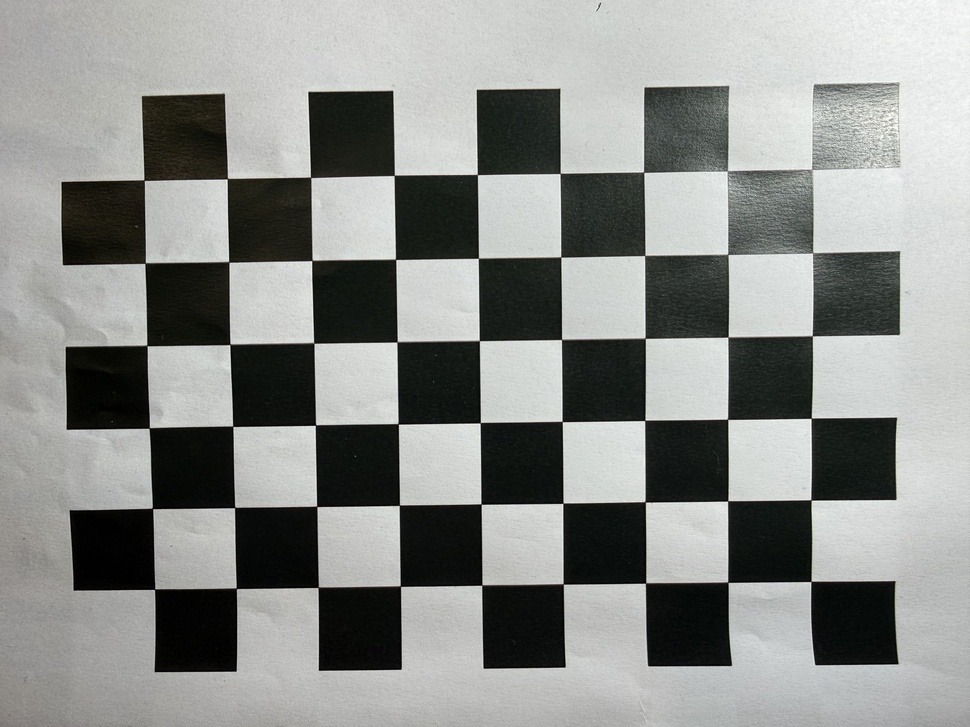
#> input picture lab02/data/IMG_3241.jpeg, 970 x 727 px, shrunk from 4032 x 3024 before the run; its folder holds only this picture in this run
$ python part_c.py
#> lines starting #> are read from the running program, lines starting #| are printed output that depends on the picture; long printed decimals are rounded
import cv2
import numpy as np
import glob
import matplotlib.pyplot as plt

# Параметри шаблону
PATTERN_SIZE = (9, 6) # Внутрішні кути[span_4](start_span)[span_4](end_span)
SQUARE_SIZE = 22.0    # Міліметри[span_5](start_span)[span_5](end_span)

# Крок 8: Масив тривимірних координат (Z завжди 0)[span_6](start_span)[span_6](end_span)
objp = np.zeros((PATTERN_SIZE[0] * PATTERN_SIZE[1], 3), np.float32)
objp[:, :2] = np.mgrid[0:PATTERN_SIZE[0], 0:PATTERN_SIZE[1]].T.reshape(-1, 2) * SQUARE_SIZE

objpoints = [] # 3D точки реального світу
imgpoints_raw = [] # 2D точки без уточнення
imgpoints_subpix = [] # 2D точки з уточненням
valid_images = []

images = glob.glob('lab02/data/IMG_*.jpeg')
if not images:
    print("Помилка: зображення не знайдено.")
    exit()

print(f"Знайдено файлів для обробки: {len(images)}")
criteria = (cv2.TERM_CRITERIA_EPS + cv2.TERM_CRITERIA_MAX_ITER, 30, 0.001)

# Крок 6: Пошук кутів[span_7](start_span)[span_7](end_span)
for fname in images:
    img = cv2.imread(fname)
#> img is the input picture: shape (727, 970, 3); mean B, G, R 139, 141.9, 139.9
    gray = cv2.cvtColor(img, cv2.COLOR_BGR2GRAY)

    ret, corners = cv2.findChessboardCorners(gray, PATTERN_SIZE, None)
#> ret = True; corners = 54 rows, first 8: [811, 581.5], [727.8, 582.1], [645.3, 583.1], [563.3, 584], [481.8, 585], [400.2, 585.9], [317.8, 587.4], [236.1, 588.4]
    if ret:
        objpoints.append(objp)
        imgpoints_raw.append(corners)

        # Крок 7: Уточнення до субпіксельної точності[span_8](start_span)[span_8](end_span)
        corners_sub = cv2.cornerSubPix(gray, corners.copy(), (11, 11), (-1, -1), criteria)
#> corners_sub = 54 rows, first 8: [811, 581.4], [727.8, 582.3], [645.6, 583.1], [563.2, 583.9], [481.8, 585.1], [400.4, 586.2], [318.2, 587.3], [236.3, 588.3]
        imgpoints_subpix.append(corners_sub)
        valid_images.append(fname)
    else:
        print(f"Кути не знайдено на кадрі: {fname} (відкладено)[span_9](start_span)[span_9](end_span)")

print(f"Успішно знайдено кути на {len(valid_images)} кадрах.")

img_shape = gray.shape[::-1]

# Крок 7 та 9: Калібрування і порівняння похибки[span_10](start_span)[span_10](end_span)
ret_raw, mtx_raw, dist_raw, _, _ = cv2.calibrateCamera(objpoints, imgpoints_raw, img_shape, None, None)
#> ret_raw = 0.467; mtx_raw = [[6760.8, 0, 506.9], [0, 7034.2, 689.2], [0, 0, 1]]; dist_raw = [[2.85, -67.32, 0.0809, 0.021, -8059.2]]
ret_sub, mtx_sub, dist_sub, rvecs_sub, tvecs_sub = cv2.calibrateCamera(objpoints, imgpoints_subpix, img_shape, None, None)
#> ret_sub = 0.508; mtx_sub = [[7530.3, 0, 508.5], [0, 7984.1, 444.5], [0, 0, 1]]; dist_sub = [[4.68, -985.8, 0.019, 0.018, -6098.1]]; rvecs_sub = ([-0.00972, -0.57, 3.08],); tvecs_sub = ([80.86, 34.44, 2030],)

print(f"\n--- Крок 7: Вплив субпіксельного уточнення ---")
print(f"Загальна похибка БЕЗ уточнення: {ret_raw:.4f} пікселів")
#| Загальна похибка БЕЗ уточнення: 0.4671 пікселів
print(f"Загальна похибка З уточненням:  {ret_sub:.4f} пікселів[span_11](start_span)[span_11](end_span)")
#| Загальна похибка З уточненням:  0.5084 пікселів[span_11](start_span)[span_11](end_span)

# Крок 10: Похибка по кадрах (самостійний розрахунок)[span_12](start_span)[span_12](end_span)
def calculate_errors(obj_pts, img_pts, rvecs, tvecs, mtx, dist):
#> called with rvecs = ([-0.00972, -0.57, 3.08],), tvecs = ([80.86, 34.44, 2030],), mtx = array of shape (3, 3), dist = array of shape (1, 5)
    errors = []
    for i in range(len(obj_pts)):
        img_pts_proj, _ = cv2.projectPoints(obj_pts[i], rvecs[i], tvecs[i], mtx, dist)
        # Середня відстань між виявленими та спроєктованими кутами для одного кадру[span_13](start_span)[span_13](end_span)
        dist_per_point = np.linalg.norm(img_pts[i] - img_pts_proj, axis=2)
        errors.append(np.mean(dist_per_point))
#> this loop made 1 pass
#> after the loop, errors = [0.422]
    return np.array(errors)

errors = calculate_errors(objpoints, imgpoints_subpix, rvecs_sub, tvecs_sub, mtx_sub, dist_sub)
#> errors = [0.422]

plt.figure(figsize=(12, 5))
plt.bar(range(len(errors)), errors, color='skyblue', edgecolor='black')
plt.axhline(np.median(errors), color='green', linestyle='dashed', label='Медіана')
plt.axhline(2 * np.median(errors), color='red', linestyle='dashed', label='Поріг (2 * Медіана)[span_14](start_span)[span_14](end_span)')
plt.title('Крок 10: Похибка репроєкції по кадрах')
plt.xlabel('Індекс кадру')
plt.ylabel('Середня похибка (пікселі)')
plt.legend()
plt.tight_layout()
plt.show()
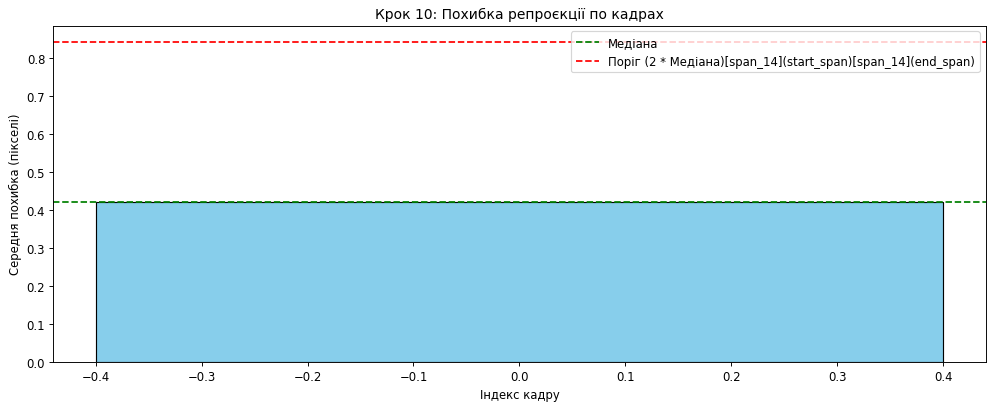
#> figure drawn by matplotlib, 1 panel

# Крок 11: Вилучення викидів[span_15](start_span)[span_15](end_span)
median_err = np.median(errors)
#> median_err = 0.422
threshold = 2 * median_err
#> threshold = 0.844

objpoints_filtered = []
imgpoints_filtered = []
valid_images_filtered = []

for i in range(len(errors)):
    if errors[i] <= threshold:
        objpoints_filtered.append(objpoints[i])
        imgpoints_filtered.append(imgpoints_subpix[i])
        valid_images_filtered.append(valid_images[i])
#> after the loop, imgpoints_filtered = 1 item; objpoints_filtered = 1 item; valid_images_filtered = 1 item

removed_count = len(errors) - len(objpoints_filtered)
#> removed_count = 0
print(f"\n--- Крок 11: Фільтрація викидів ---")
print(f"Критерій вилучення: похибка > {threshold:.4f} (подвійна медіана)[span_16](start_span)[span_16](end_span)")
#| Критерій вилучення: похибка > 0.8440 (подвійна медіана)[span_16](start_span)[span_16](end_span)
print(f"Вилучено кадрів: {removed_count}")
#| Вилучено кадрів: 0

# Перерахунок калібрування на чистому наборі даних[span_17](start_span)[span_17](end_span)
ret_final, mtx_final, dist_final, rvecs_final, tvecs_final = cv2.calibrateCamera(
    objpoints_filtered, imgpoints_filtered, img_shape, None, None
)
#> ret_final = 0.508; mtx_final has the same summary as mtx_sub; dist_final = [[4.68, -985.8, 0.019, 0.018, -6098.1]]; rvecs_final = ([-0.00972, -0.57, 3.08],); tvecs_final = ([80.86, 34.44, 2030],)

print(f"Фінальна загальна похибка після фільтрації: {ret_final:.4f} пікселів")
#| Фінальна загальна похибка після фільтрації: 0.5084 пікселів
print("\nГоловна точка (cx, cy):", mtx_final[0, 2], mtx_final[1, 2])
#| Головна точка (cx, cy): 508.470 444.483
print(f"Відношення fx до fy: {mtx_final[0, 0] / mtx_final[1, 1]:.4f}")
#| Відношення fx до fy: 0.9432

$ run again, on lab02/data/IMG_3249.jpeg
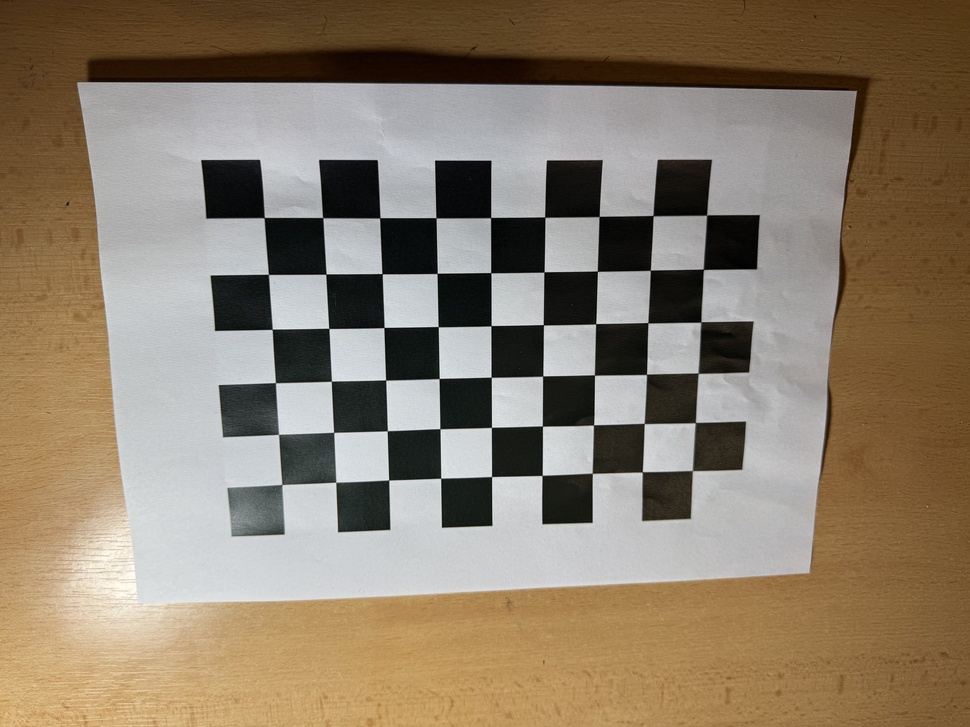
#> input picture lab02/data/IMG_3249.jpeg, 970 x 727 px, shrunk from 5712 x 4284 before the run
#> img is the input picture: shape (727, 970, 3); mean B, G, R 107.5, 126.2, 140.5
#> `gray = cv2.cvtColor(img, cv2.COLOR_BGR2GRAY)`:
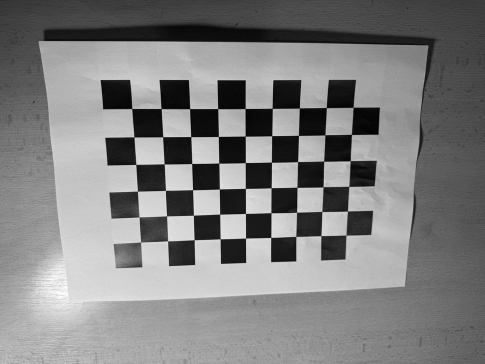
#> gray: shape (727, 970) (shown at 1/2 size); min 0, max 254, mean 128.3
#> ret = True; corners = 54 rows, first 8: [264.2, 217.7], [322.7, 217.7], [379.8, 217.8], [435.9, 217.7], [490.7, 217.6], [544.7, 217.1], [599.2, 216.4], [653.1, 215.7]
#> corners_sub = 54 rows, first 8: [264.2, 217.5], [322.7, 217.6], [379.8, 217.8], [436, 217.7], [490.6, 217.5], [544.7, 217.1], [599.1, 216.5], [653.1, 215.6]
#> ret_raw = 0.266; mtx_raw = [[631.8, 0, 480.3], [0, 630.7, 335], [0, 0, 1]]; dist_raw = [[0.095, 0.901, -0.00259, -0.00145, -5.5]]
#> ret_sub = 0.268; mtx_sub = [[602.3, 0, 479.3], [0, 601.2, 330.6], [0, 0, 1]]; dist_sub = [[0.129, 0.238, -0.00278, -0.00131, -2.4]]; rvecs_sub = ([0.167, -0.0639, -0.0125],); tvecs_sub = ([-83.24, -43.85, 237.7],)
#| Загальна похибка БЕЗ уточнення: 0.2663 пікселів
#| Загальна похибка З уточненням:  0.2678 пікселів[span_11](start_span)[span_11](end_span)
#> the loop in calculate_errors, `for i in range(len(obj_pts)):` made 1 pass
#> after the loop in calculate_errors, `for i in range(len(obj_pts)):`: errors = [0.225]
#> `plt.show()`:
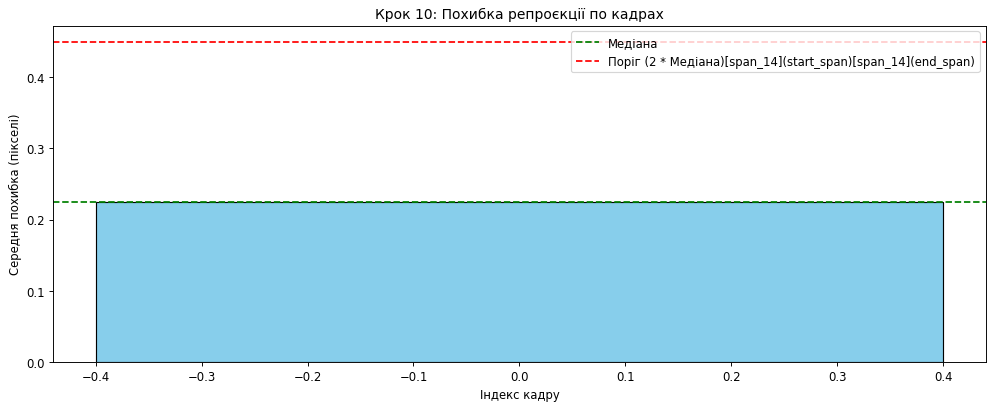
#> figure drawn by matplotlib, 1 panel
#> median_err = 0.225
#> threshold = 0.449
#> the loop `for i in range(len(errors)):` made 1 pass
#> after the loop `for i in range(len(errors)):`: imgpoints_filtered = 1 item
#> removed_count = 0
#| Критерій вилучення: похибка > 0.4493 (подвійна медіана)[span_16](start_span)[span_16](end_span)
#| Вилучено кадрів: 0
#> ret_final = 0.268; mtx_final = [[602.3, 0, 479.3], [0, 601.2, 330.6], [0, 0, 1]]; dist_final = [[0.129, 0.238, -0.00278, -0.00131, -2.4]]; rvecs_final = ([0.167, -0.0639, -0.0125],); tvecs_final = ([-83.24, -43.85, 237.7],)
#| Фінальна загальна похибка після фільтрації: 0.2678 пікселів
#| Головна точка (cx, cy): 479.273 330.628
#| Відношення fx до fy: 1.0018

$ run again, on lab02/data/IMG_3250.jpeg
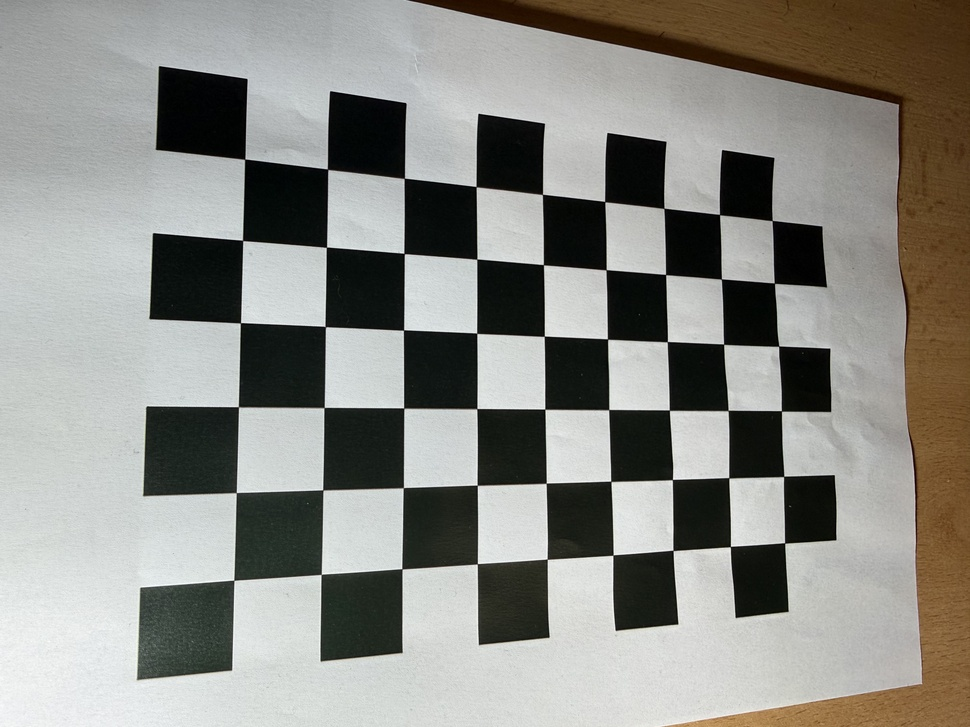
#> input picture lab02/data/IMG_3250.jpeg, 970 x 727 px, shrunk from 4032 x 3024 before the run
#> img is the input picture: shape (727, 970, 3); mean B, G, R 133.1, 138.8, 139.1
#> `gray = cv2.cvtColor(img, cv2.COLOR_BGR2GRAY)`:
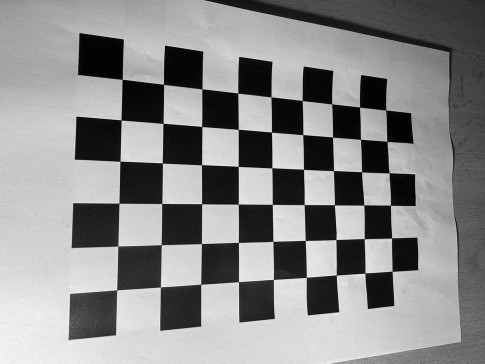
#> gray: shape (727, 970) (shown at 1/2 size); min 0, max 255, mean 138.3
#> ret = True; corners = 54 rows, first 8: [244.6, 159.3], [327.5, 169.1], [404.3, 178.3], [476.1, 186.6], [542.4, 194.4], [604.7, 201.6], [663.9, 208.3], [719.5, 214.6]
#> corners_sub = 54 rows, first 8: [244.7, 159.1], [327.6, 169.2], [404.3, 178.3], [476.1, 186.6], [542.5, 194.3], [604.7, 201.6], [663.8, 208.3], [719.5, 214.6]
#> ret_raw = 0.501; mtx_raw = [[1050.4, 0, 478.3], [0, 999.2, 304.7], [0, 0, 1]]; dist_raw = [[0.0464, 0.953, -0.00486, -0.00313, -7.32]]
#> ret_sub = 0.524; mtx_sub = [[1106.1, 0, 476.3], [0, 1039.2, 292.7], [0, 0, 1]]; dist_sub = [[0.0545, 1, -0.00627, -0.00333, -8.28]]; rvecs_sub = ([-0.134, -0.492, 0.0293],); tvecs_sub = ([-58.32, -35.65, 280.6],)
#| Загальна похибка БЕЗ уточнення: 0.5012 пікселів
#| Загальна похибка З уточненням:  0.5239 пікселів[span_11](start_span)[span_11](end_span)
#> the loop in calculate_errors, `for i in range(len(obj_pts)):` made 1 pass
#> after the loop in calculate_errors, `for i in range(len(obj_pts)):`: errors = [0.411]
#> `plt.show()`:
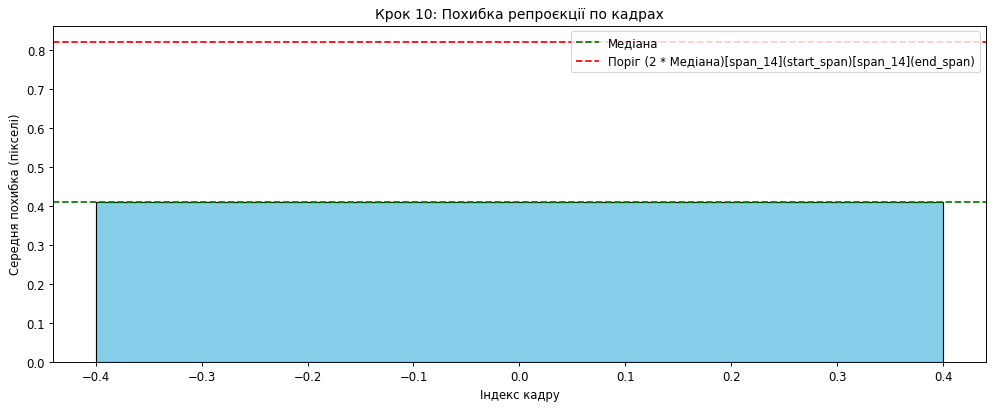
#> figure drawn by matplotlib, 1 panel
#> median_err = 0.411
#> threshold = 0.822
#> the loop `for i in range(len(errors)):` made 1 pass
#> after the loop `for i in range(len(errors)):`: imgpoints_filtered = 1 item
#> removed_count = 0
#| Критерій вилучення: похибка > 0.8224 (подвійна медіана)[span_16](start_span)[span_16](end_span)
#| Вилучено кадрів: 0
#> ret_final = 0.524; mtx_final has the same summary as mtx_sub; dist_final = [[0.0545, 1, -0.00627, -0.00333, -8.28]]; rvecs_final = ([-0.134, -0.492, 0.0293],); tvecs_final = ([-58.32, -35.65, 280.6],)
#| Фінальна загальна похибка після фільтрації: 0.5239 пікселів
#| Головна точка (cx, cy): 476.314 292.696
#| Відношення fx до fy: 1.0644
